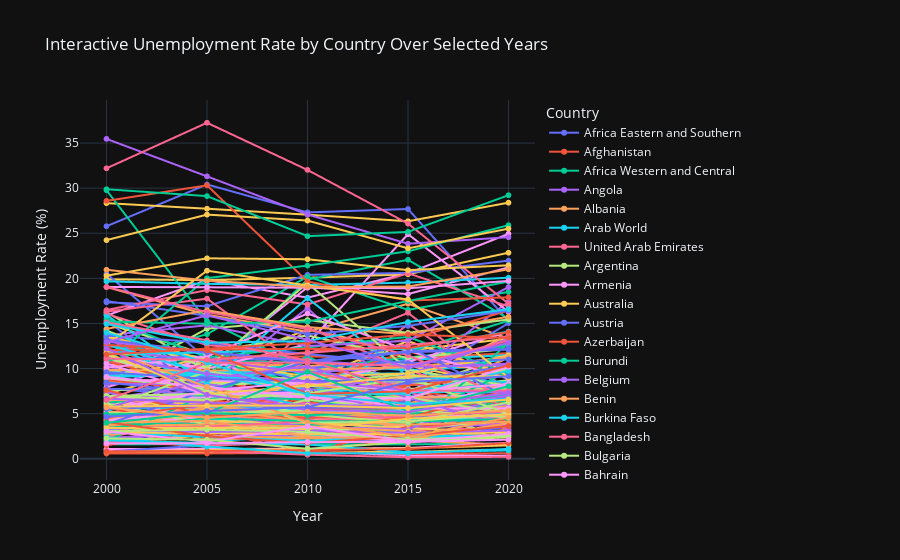

The notebook cell this image was saved under:
### Markdown cell above
## Line chart for unemployment_analysis with plotly
**Description: This interactive line chart, built with Plotly, shows unemployment rates for different countries over selected years (e.g., 2000, 2005, 2010, 2015, and 2020). It uses a dropdown or legend to allow users to toggle countries on/off, providing interactivity.**

Insights: The interactive feature enhances comparison across countries. You can easily spot which countries faced higher unemployment rates during certain years and identify global or regional trends. For example, global recessions like the 2008 financial crisis may be reflected in multiple countries.

### Code cell
import plotly.express as px

years_of_interest = [2000, 2005, 2010, 2015, 2020]
filtered_data = analysis_data_cleaned[analysis_data_cleaned['Year'].isin(years_of_interest)]

fig = px.line(
    filtered_data,
    x='Year',
    y='Unemployment Rate',
    color='Country Name',  # Color lines by country
    title='Interactive Unemployment Rate by Country Over Selected Years',
    labels={'Unemployment Rate': 'Unemployment Rate (%)', 'Year': 'Year'}
)

fig.update_traces(mode='lines+markers', hovertemplate='%{y}% unemployment in %{x}')
fig.update_layout(
    xaxis_title='Year',
    yaxis_title='Unemployment Rate (%)',
    hovermode='x unified',
    legend_title_text='Country',
    template='plotly_dark'  )

fig.show()
